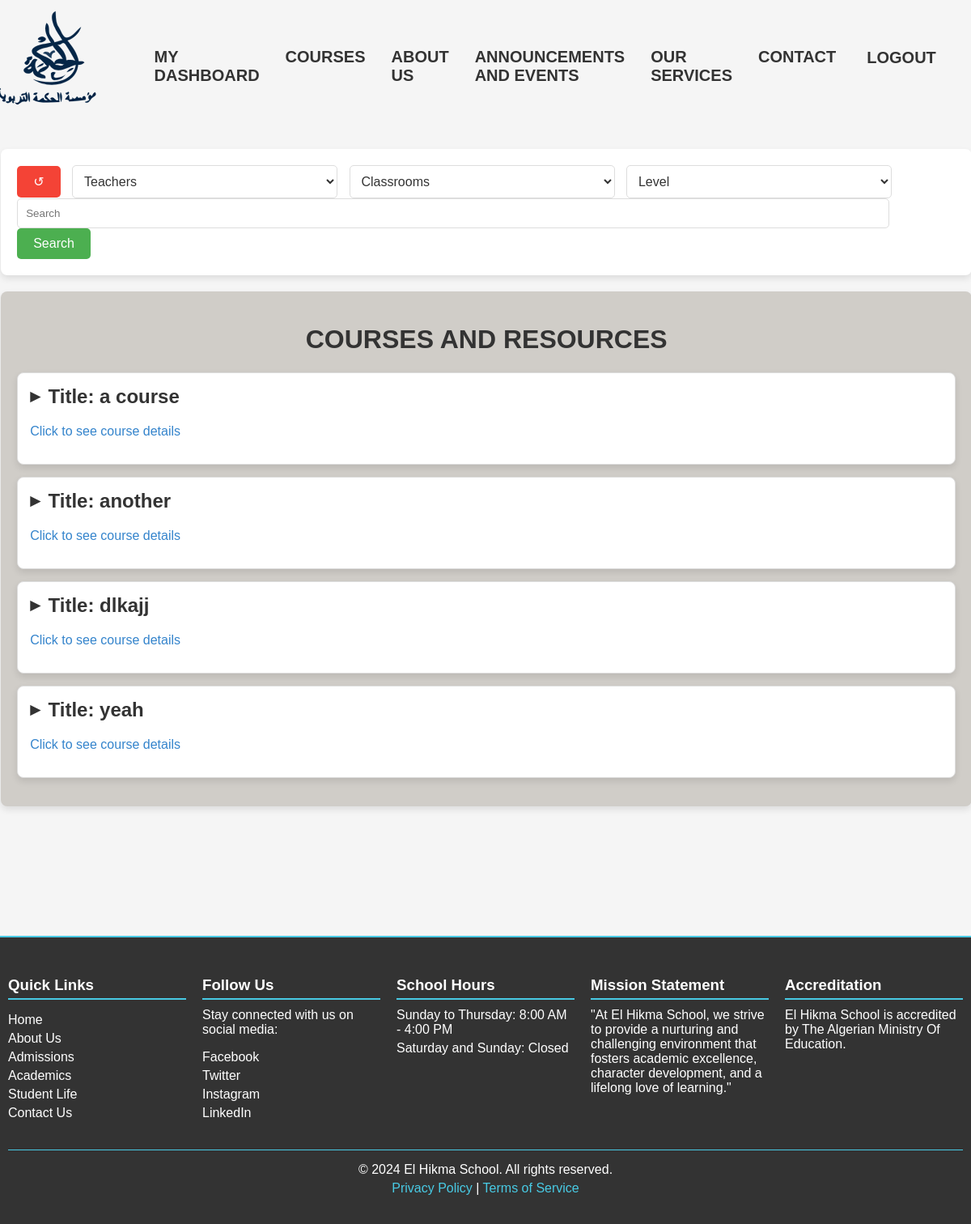
The app's page /courses/ (signed in) with its own data.
### core/models.py (models this page shows, shortened)
class Courses(models.Model):
    title = models.CharField(max_length=255)
    description = models.TextField()
    level= models.CharField(max_length=5, choices=LEVEL_CHOICES, default='E1')
    subject = models.CharField(max_length=255, null=True, blank=True)
    teacher = models.ForeignKey(Teacher, on_delete=models.CASCADE, related_name='courses')
    is_additional= models.BooleanField(default=False, null=True, blank=True)
    file= models.FileField(upload_to='courses/')
    classroom= models.ForeignKey(Classroom, on_delete=models.SET_NULL, null= True, blank=True, related_name='classroom')
    class Meta:
        verbose_name_plural='Courses'

### core/views.py (the view)
# urls.py: path('courses/', views.view_courses, name='Courses'),
@login_required
def view_courses(request):
    courses = Courses.objects.all()
    teachers = CustomUser.objects.filter(teacher__courses__in=courses).annotate(num_courses=Count('teacher__courses')).order_by('-num_courses')
    classrooms = Classroom.objects.filter(classroom__in=courses).annotate(num_classrooms=Count('classroom')).order_by('-num_classrooms')
    search_query = request.GET.get('search', None)
    level_query = request.GET.get('level', None)  # Get the level query
    teacher_query= request.GET.get('teacher', None)
    classroom_query = request.GET.get('classroom', None)
    if search_query is None or search_query.lower() == 'all':
        courses = Courses.objects.all()
    else:
        courses = Courses.objects.filter(
            Q(title__icontains=search_query) |
            Q(subject__icontains=search_query) |
            Q(classroom__name__icontains=search_query)
        )
    if level_query is not None and level_query != '':
        courses = courses.filter(level=level_query)
    if teacher_query is not None and teacher_query != '':
        courses= courses.filter(teacher__user__username= teacher_query)
    if classroom_query is not None and classroom_query != '':
        courses = courses.filter(classroom__name=classroom_query)
    context = {
        'courses': courses,
        'levels': LEVEL_CHOICES ,
        'teachers': teachers,
        'classrooms': classrooms
    }
    return render(request, 'core/view_courses.html', context)

### core/models.py (called while the page is built)
    def __str__(self):
        return self.user.username

    def __str__(self):
        return self.name

### core/templates/core/view_courses.html (shortened to what this page needs)
{% load static %}
<!DOCTYPE html>
<html lang="en">
<head>
    <link rel="stylesheet" type="text/css" href="{% static 'css/courses-home.css' %}">
</head>
<body>
    <div class="navbar-links">
        <a href="{% url 'home' %}"><img src="{% static 'logo-blue-vecto.svg' %}" alt="Logo"></a>
        <ul>
            {% if user.is_authenticated %}
                <li>
                    <a href="{% url 'dashboard' %}">MY DASHBOARD</a>
                </li>
                <li><a href=" {% url 'Courses' %} ">COURSES</a></li>
            {% endif %}
            <li>
                <a href="{% url 'about' %}">ABOUT US</a>
            </li>
            <li>
                <a href="{% url 'events' %}"> ANNOUNCEMENTS AND EVENTS</a>
            </li>
            <li>
                <a href="{% url 'services' %}">OUR SERVICES</a>
            </li>
            <li>
                <a href="{% url 'contact' %}">CONTACT</a>
            </li>
            <li >
                {% if user.is_authenticated %}
                    <form action="{% url 'logout' %}" method="post">
                        <button type="submit" style="background: transparent; border: none;color: #333;font-size: 20px; font-weight:600;">LOGOUT</button>
                    </form>
                </li>
                <li>
                {% else %}
                    <a href="{% url 'login' %}">LOGIN</a>
                {% endif %}
            </li>
        </ul>
    </div>
    <div class="container">
        <div class="top-nav search-form">
            <form method="get">
                <button type="submit" name="search" value="all" class="reset-button">&#x21BA;</button>
                <select name="teacher" class="select-box">
                    <option value="">Teachers</option>
                </select>
                <select name="classroom" class="select-box">
                    <option value="">Classrooms</option>
                </select>
                <select name="level" class="select-box">
                    <option value="">Level</option>
                </select>
                <input type="text" name="search" placeholder="Search" class="search">
                <input type="submit" value="Search">
            </form>
        </div>
        <div class="courses">
            <h1>COURSES AND RESOURCES</h1>
            {% for course in courses %}
                <div class="course-box">
                    <h2 class="course-title">
                        <span class="arrow">&#x25B6;</span>
                        Title: {{ course.title }}
                    </h2>
                    <p class="click-info" style="color:#3484cc;">Click to see course details</p>
                </div>
            {% endfor %}
        </div>
    </div>
    <footer>
        <div class="footer-container">
            <div class="footer-section">
                <h3>Quick Links</h3>
                <ul>
                    <li><a href="#">Home</a></li>
                    <li><a href="#">About Us</a></li>
                    <li><a href="#">Admissions</a></li>
                    <li><a href="#">Academics</a></li>
                    <li><a href="#">Student Life</a></li>
                    <li><a href="#">Contact Us</a></li>
                </ul>
            </div>
            <div class="footer-section">
                <h3>Follow Us</h3>
                <p>Stay connected with us on social media:</p>
                <ul>
                    <li><a href="#">Facebook</a></li>
                    <li><a href="#">Twitter</a></li>
                    <li><a href="#">Instagram</a></li>
                    <li><a href="#">LinkedIn</a></li>
                </ul>
            </div>
            <div class="footer-section">
                <h3>School Hours</h3>
                <p>Sunday to Thursday: 8:00 AM - 4:00 PM</p>
                <p>Saturday and Sunday: Closed</p>
            </div>
            <div class="footer-section">
                <h3>Mission Statement</h3>
                <p>"At El Hikma School, we strive to provide a nurturing and challenging environment that fosters academic excellence, character development, and a lifelong love of learning."</p>
            </div>
            <div class="footer-section">
                <h3>Accreditation</h3>
                <p>El Hikma School is accredited by The Algerian Ministry Of Education.</p>
            </div>
            <div class="footer-section legal">
                <p>© 2024 El Hikma School. All rights reserved.</p>
                <p><a href="#">Privacy Policy</a> | <a href="#">Terms of Service</a></p>
            </div>
        </div>
    </footer>
        </body>
        </html>

### core/static/css/courses-home.css (style rules this page uses)
body { font-family: Arial, sans-serif; background-color: #F5F5F5; margin: 0; padding: 0; display: flex; justify-content: center; align-items: center; flex-direction: column; overflow-x: hidden; }
.container { width: 100%; max-width: 100%; margin: 20px auto; padding-left:0.1%; }
.course-upload, .courses { background-color: #d0cdc8; padding: 20px; margin-bottom: 20px; border-radius: 8px; box-shadow: 0 4px 8px rgba(0, 0, 0, 0.1); }
.course-upload h1, .courses h1 { text-align: center; color: #333; }
.course-box { background-color: #ffffff; border: 1px solid #ddd; padding: 15px; margin-bottom: 15px; border-radius: 8px; box-shadow: 0 4px 8px rgba(0, 0, 0, 0.1); }
.course-box h2 { margin-top: 0; color: #333; }
.course-box p { color: #666; }
.search-form { background-color: #ffffff; padding: 20px; margin-bottom: 20px; border-radius: 8px; box-shadow: 0 4px 8px rgba(0, 0, 0, 0.1); }
.search-form .search[type="text"] { width: 91%; padding: 10px; border: 1px solid #ddd; border-radius: 5px; margin-right: 10px; }
.search-form input[type="submit"] { background-color: #4CAF50; color: white; padding: 10px 20px; border: none; border-radius: 5px; cursor: pointer; font-size: 16px; }
.reset-button { background-color: #f44336; color: white; padding: 10px 20px; border: none; border-radius: 5px; cursor: pointer; font-size: 16px; margin-right: 10px; }
.select-box { width: calc(30% - 20px); padding: 10px; border: 1px solid #ddd; border-radius: 5px; font-size: 16px; background-color: #ffffff; color: #333; cursor: pointer; margin-right: 10px; }
.course-title, .click-info { cursor: pointer; display: flex; align-items: center; }
.arrow { margin-right: 10px; font-size: 16px; }
.navbar-links { display: flex; justify-content: space-between; align-items: center; background-color: transparent; }
.navbar-links ul { display: flex; justify-content: space-around; list-style-type: none; }
.navbar-links ul li { right: 1em; padding-left:1em ; padding-right: 1em; }
.navbar-links ul li a { color: #333; text-decoration: none; font-size: 20px; font-weight: 600; }
.navbar-links a img { height: 160px; }
footer { border-top: 2px solid #48cae4; background-color: #333; color: #fff; padding: 20px 10px; text-align: left; position: relative; clear: both; z-index: 10; margin-top: 10%; width: 100%; }
.footer-container { display: flex; flex-wrap: wrap; justify-content: space-between; }
.footer-section { flex: 1; min-width: 200px; margin: 10px; }
.footer-section h3 { border-bottom: 2px solid #48cae4; padding-bottom: 5px; margin-bottom: 10px; }
.footer-section ul { list-style-type: none; padding: 0; }
.footer-section ul li { margin: 5px 0; }
.footer-section ul li a { color: #fff; text-decoration: none; transition: color 0.3s ease; }
.footer-section p { margin: 5px 0; }
.footer-section.legal { flex-basis: 100%; text-align: center; border-top: 1px solid #48cae4; padding-top: 10px; margin-top: 10px; }
.footer-section.legal p { margin: 5px 0; }
.footer-section.legal a { color: #48cae4; text-decoration: none; transition: color 0.3s ease; }

### core/templates/core/view_courses.html (style rules this page uses)
.course-title, .click-info { cursor: pointer; display: flex; align-items: center; }
.arrow { margin-right: 10px; font-size: 16px; }

### records on screen
Courses: title "a course"
Courses: title "another"
Courses: title "dlkajj"
Courses: title "yeah"
